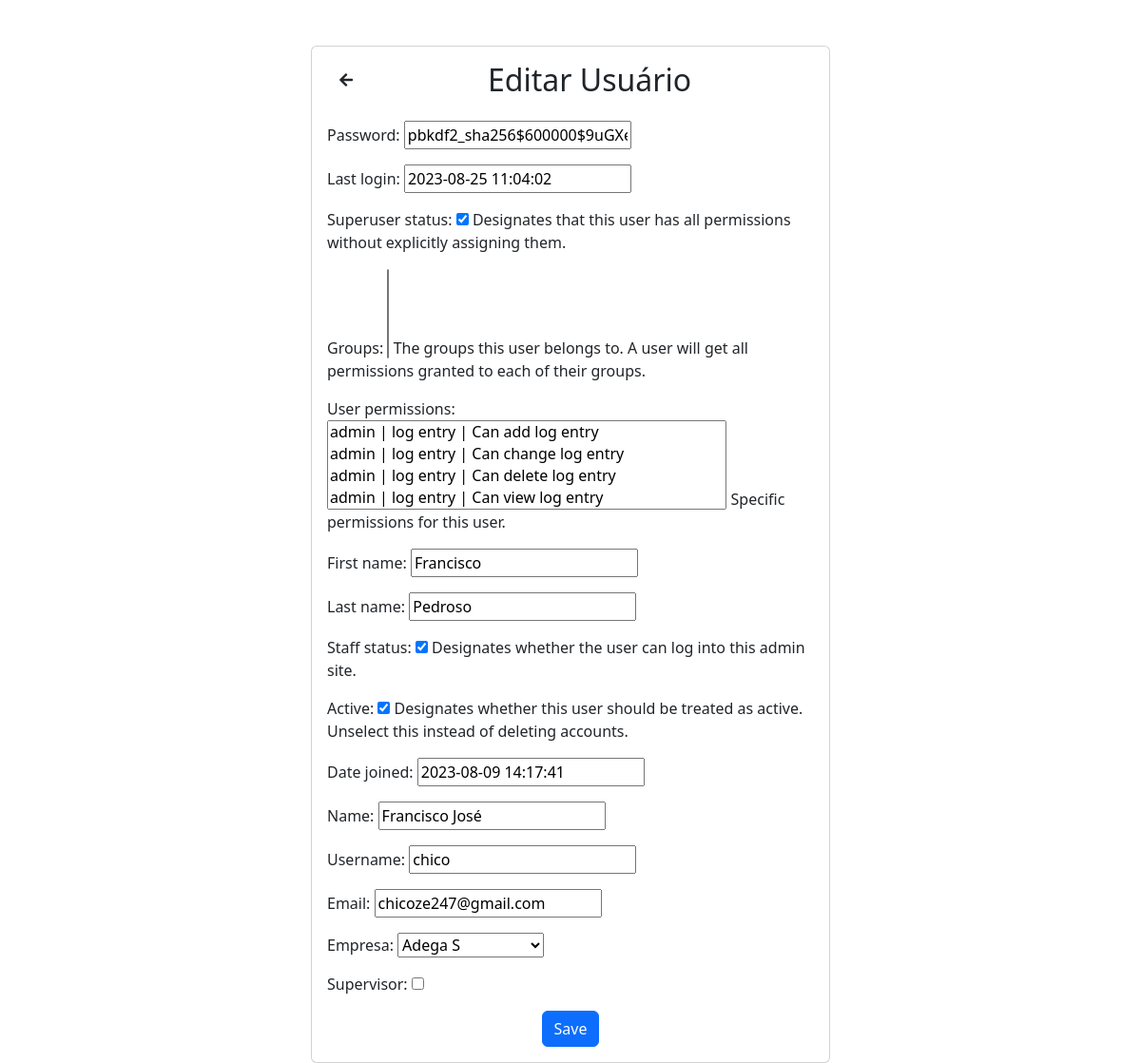
The app's page /update-user (signed in), older data.
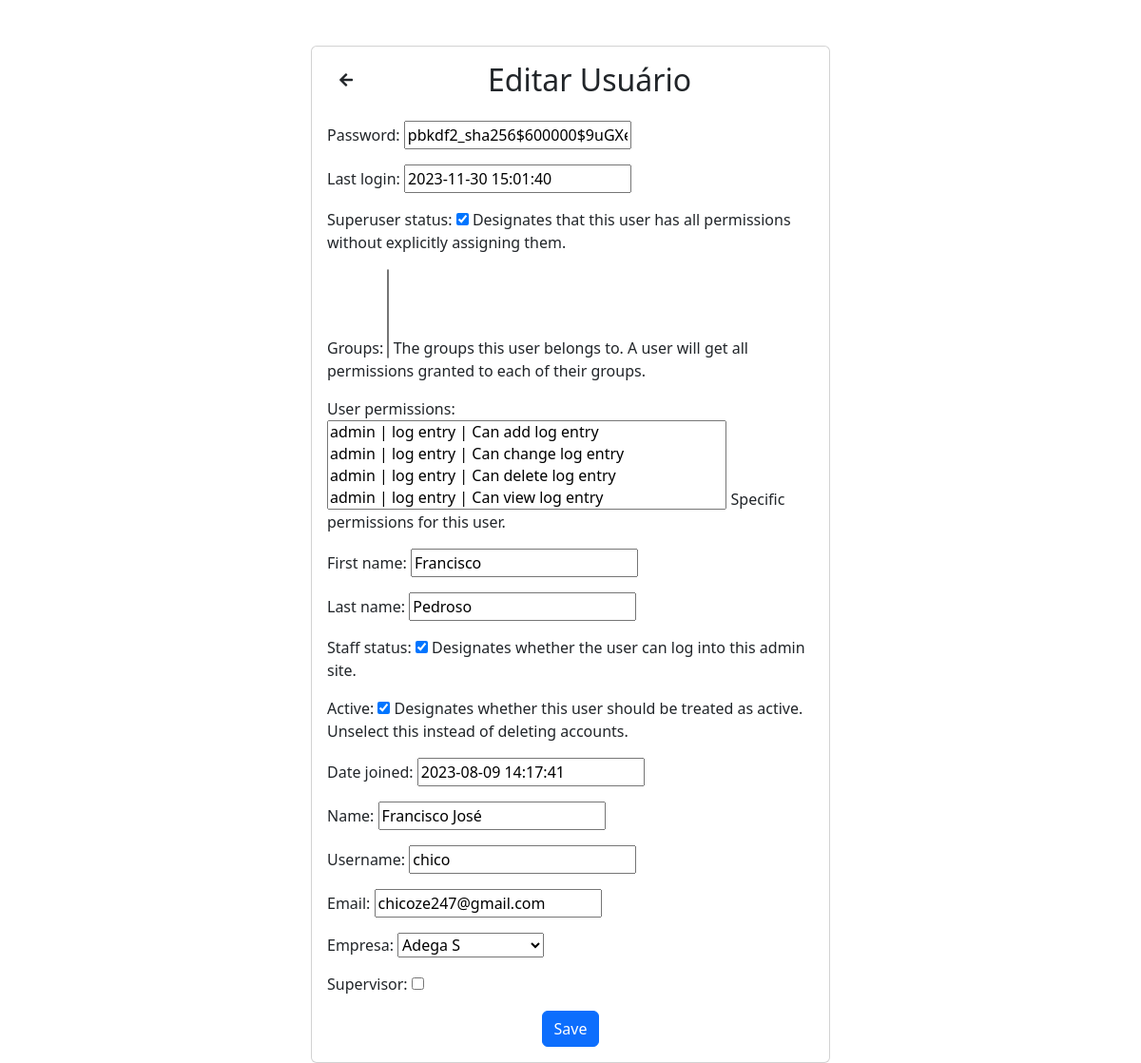
The same page, newer data.
### ticketApp/models.py (models this page shows, shortened)
class User(AbstractUser):
    name = models.CharField(max_length=100, null=True)
    username = models.CharField(max_length=150, unique=True)
    email = models.EmailField(max_length = 254, null=True, default=None)
    empresa = models.ForeignKey(Empresa, on_delete=models.CASCADE, related_name='usuarios', default=None , null=True)
    supervisor =  models.BooleanField(default=False)
    USERNAME_FIELD = 'username'

### ticketApp/views.py (the view, shortened to what this page needs)
# urls.py: path('update-user', views.update_user_view, name='update_user_url'),
@login_required(login_url='login')
def update_user_view(request, user_id=None):
  if user_id == None:
    user_id = request.user.id
  user = get_object_or_404(User, pk=user_id)
  form = SimpleUserEditForm(instance=user)
  if user.is_staff:
    form = AdvancedUserEditForm(instance=user)
  return render(request, 'forms/update_user_form.html', {"form": form})

### ticketApp/forms.py
class AdvancedUserEditForm(ModelForm):
   class Meta:
      model = User
      fields = '__all__'

### ticketApp/models.py (called while the page is built)
    def __str__(self):
        return self.name

### ticketApp/templates/forms/update_user_form.html (shortened to what this page needs)
{% extends 'main.html' %}
{% block content %}
<body>
  <div class="container mt-5">
    <div class="row justify-content-center">
      <div class="col-md-6">
        <div class="card">
          <div class="card-body">
            <div class="d-flex align-items-center justify-content-start mb-4">
              <a href="{{request.META.HTTP_REFERER}}" class="btn btn-back">
                <i class="fas fa-arrow-left"></i>
              </a>
              <h2 class="card-title mb-0 mx-auto">Editar Usuário</h2>
            </div>
            <form method="post">
              {{ form.as_p }}
              <div class="text-center">
                <button type="submit" class="btn btn-primary">Save</button>
              </div>
            </form>
          </div>
        </div>
      </div>
    </div>
  </div>
</body>
{% endblock content %}

Row changes from the older to the newer data that the page shows:
changed User "Francisco": last_login "2023-08-25 11:04:02" → "2023-11-30 15:01:40"
